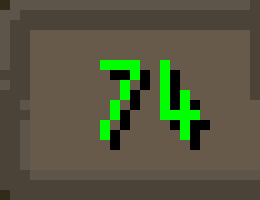
#> input picture pics/number_74_green.png, 52 x 40 px (shown 5 times larger); its folder holds 8 pictures in this run
$ jupyter execute --allow-errors tesseract.ipynb
#> lines starting #> are read from the running program, lines starting #| are printed output that depends on the picture; after the words box and inside, x2 and y2 are one past the last pixel; in counts of white or black regions, pixels touching at a corner belong together
[cell 1]
import cv2
import numpy
import mss
import matplotlib.pyplot as plt
import pytesseract
import numpy as np

from copy import copy

[cell 2]
pytesseract.get_tesseract_version()
#> (this line was passed over: pytesseract is not available in this run)

[cell 3]
MONITOR = {"top": 66, "left": 0, "width": 1120, "height": 990}
PICS_DIR = "../pics/"

[cell 4]
def get_screenshot(monitor=MONITOR):
    with mss.mss() as screenshot:
        return numpy.array(screenshot.grab(monitor))

def read_image(filename):
#> called with filename = 'number_74_green.png'
    return cv2.imread(PICS_DIR+filename, cv2.IMREAD_COLOR)
#> returned value is the input picture: shape (40, 52, 3); mean B, G, R 63.2, 87, 86.1


def show_image(*var_images, size="small"):
    """ Displays all images side by side.
    """
    if size == "small":
        figsize = (5, 5)
    elif size == "medium":
        figsize = (8, 8)
    elif size == "large":
        figsize = (12, 12)

    rgb_images = []
    for an_image in var_images:
        an_image = cv2.cvtColor(an_image, cv2.COLOR_BGRA2RGB)
        rgb_images.append(an_image)

    NUM_ROWS = 1
    IMGs_IN_ROW = len(rgb_images)

    #  Note to self: global image size setting:
    # plt.rcParams["figure.figsize"] = (20, 10)
    f, ax = plt.subplots(NUM_ROWS, IMGs_IN_ROW, figsize=figsize)

    if len(rgb_images) == 1:
        ax.imshow(rgb_images[0])
    else:
        for i, rgb in enumerate(rgb_images):
            ax[i].imshow(rgb)

    plt.tight_layout()
    plt.show()

[cell 5]
def bw_processing(filename):
    """Turn image to black text on white background. Return original too."""
    img = read_image(filename)
    # Keep light colors, but turn the rest black.
    light_text_only = cv2.threshold(img, 250, 255, cv2.THRESH_BINARY)[1]

    # Invert to be white background with black remaining
    black_mask = np.all(light_text_only == [0,0,0], axis=-1)
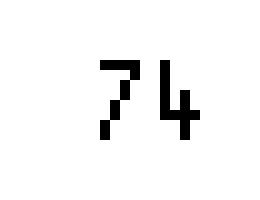
#> black_mask: shape (40, 52) bool (shown 5 times larger); 95.4% white; black in thin lines or dots, all inside (x1, y1, x2, y2) = (20, 12, 40, 28)
    non_black = np.any(light_text_only != [0,0,0], axis=-1)
    light_text_only[black_mask] = [255, 255, 255]
    light_text_only[non_black] = [0, 0, 0]

    return light_text_only, img


def image_to_string(img, psm="--psm 6"):
#     print(pytesseract.image_to_string(img, config=f"{psm}"))
#     print(pytesseract.image_to_string(img, config=f"{psm} digits"))
    return pytesseract.image_to_string(img, config=f"{psm} digits -c tessedit_char_whitelist=+0123456789").strip()


def img_to_str_bw_processing(filename, size="small"):
    bw_image, original = bw_processing(filename)

    zoom_factor = 2
    zoom_img = copy(bw_image)
    zoom_img = cv2.resize(
        bw_image,
        (bw_image.shape[1]*zoom_factor, bw_image.shape[0]*zoom_factor)
    )
    blur_img = copy(zoom_img)
    blur_img = cv2.medianBlur(blur_img, ksize=5)
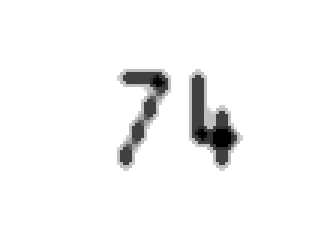
#> blur_img: shape (80, 104, 3) (shown 3 times larger); min 0, max 255, mean 244.8

    show_image(original, bw_image, zoom_img, blur_img, size=size)
#> after the loop in show_image, `for an_image in var_images:`: rgb_images = 4 items
#> in show_image, `IMGs_IN_ROW = len(rgb_images)`: IMGs_IN_ROW = 4
#> the loop in show_image, `for i, rgb in enumerate(rgb_images):` made 4 passes

    print(
        f"bw: {image_to_string(bw_image)}",
        f"zoomed: {image_to_string(zoom_img)}",
        f"blurred: {image_to_string(blur_img)}",
        sep=", "
    )
#> (the call stopped at in image_to_string, `return pytesseract.image_to_string(img, config=f"{psm} digits -c tesse..`: pytesseract is not available in this run)

[cell 6]
from typing import Dict, List, Union
import pathlib

def __load_font(font: str) -> Dict[str, cv2.Mat]:
    """
    Loads a font's alphabet from the fonts directory into a dictionary.
    Args:
        font: The name of the font to load.
    Returns:
        A dictionary of {"char": image} pairs.
    """
    PATH = pathlib.Path().resolve().parent.joinpath("fonts", font)
    pathlist = PATH.rglob("*.bmp")
    alphabet = {}
    for path in pathlist:
        name = int(path.stem)
        key = chr(name)
        value = cv2.imread(str(path), cv2.IMREAD_GRAYSCALE)
        alphabet[key] = value
    return alphabet

[cell 7]
PLAIN_11 = __load_font("Plain11")  # Used by RuneLite plugins, small interface text (orbs)
PLAIN_12 = __load_font("Plain12")  # Chatbox text, medium interface text
BOLD_12 = __load_font("Bold12")  # Main text, top-left mouseover text, overhead chat
QUILL = __load_font("Quill")  # Large bold quest text
QUILL_8 = __load_font("Quill8")  # Small quest text

[cell 8]
img_to_str_bw_processing("number_74_green.png", size="medium")

[cell 9]
img_to_str_bw_processing("number_100_green.png", size="medium")
#> call 2 of img_to_str_bw_processing, with filename = 'number_100_green.png', size = 'medium'
#> call 2 of read_image, with filename = 'number_100_green.png'
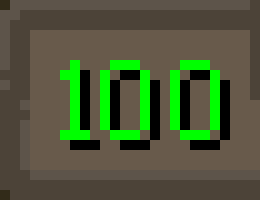
#> input picture pics/number_100_green.png, 52 x 40 px (shown 5 times larger)
#> in read_image, returned value is the input picture: shape (40, 52, 3); mean B, G, R 56.8, 90.7, 77.3
#> in bw_processing (call 2), `black_mask = np.all(light_text_only == [0,0,0], axis=-1)`: black_mask: shape (40, 52) bool; 91% white; black in thin lines or dots, all inside (x1, y1, x2, y2) = (12, 12, 44, 28)
#> in img_to_str_bw_processing (call 2), `blur_img = cv2.medianBlur(blur_img, ksize=5)`:
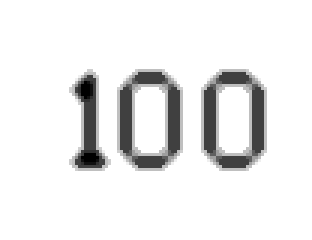
#> blur_img: shape (80, 104, 3) (shown 3 times larger); min 0, max 255, mean 235.1
#> the loop in show_image (call 2), `for i, rgb in enumerate(rgb_images):` made 4 passes
#> (the call stopped at in image_to_string, `return pytesseract.image_to_string(img, config=f"{psm} digits -c tesse..`: pytesseract is not available in this run)

[cell 10]
img_to_str_bw_processing("94.png", size="medium")
#> call 3 of bw_processing, with filename = '94.png'
#> call 3 of read_image, with filename = '94.png'
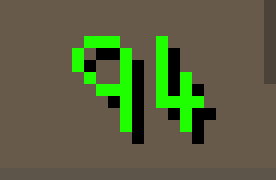
#> input picture pics/94.png, 46 x 30 px (shown 6 times larger)
#> in read_image, returned value is the input picture: shape (30, 46, 3); mean B, G, R 63.9, 97, 90.4
#> in bw_processing (call 3), `black_mask = np.all(light_text_only == [0,0,0], axis=-1)`:
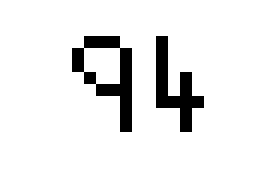
#> black_mask: shape (30, 46) bool (shown 6 times larger); 91.9% white; black in thin lines or dots, all inside (x1, y1, x2, y2) = (12, 6, 34, 22)
#> (the call stopped at in image_to_string, `return pytesseract.image_to_string(img, config=f"{psm} digits -c tesse..`: pytesseract is not available in this run)

[cell 11]
img_to_str_bw_processing("hp_status_bar_hard.png", size="medium")
#> call 4 of img_to_str_bw_processing, with filename = 'hp_status_bar_hard.png', size = 'medium'
#> call 4 of bw_processing, with filename = 'hp_status_bar_hard.png'
#> call 4 of read_image, with filename = 'hp_status_bar_hard.png'
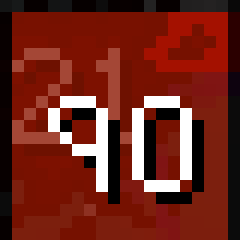
#> input picture pics/hp_status_bar_hard.png, 40 x 40 px (shown 6 times larger)
#> in read_image, returned value is the input picture: shape (40, 40, 3); mean B, G, R 28, 39.3, 113.5
#> in bw_processing (call 4), `light_text_only = cv2.threshold(img, 250, 255, cv2.THRESH_BINARY)[1]`:
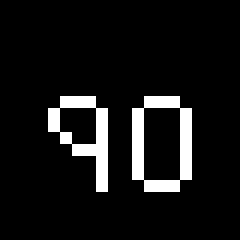
#> light_text_only: shape (40, 40, 3) (shown 6 times larger); 8.2% white in thin lines or dots, all inside (x1, y1, x2, y2) = (8, 16, 32, 32)
#> in bw_processing (call 4), `light_text_only[black_mask] = [255, 255, 255]`: light_text_only: shape (40, 40, 3); every value is 255
#> in img_to_str_bw_processing (call 4), `zoom_img = cv2.resize( bw_image, (bw_image.shape[1]*zoom_factor, bw_im..`:
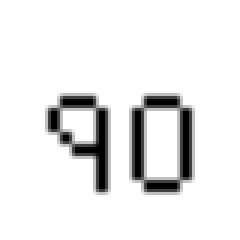
#> zoom_img: shape (80, 80, 3) (shown 3 times larger); min 0, max 255, mean 234
#> in img_to_str_bw_processing (call 4), `blur_img = cv2.medianBlur(blur_img, ksize=5)`:
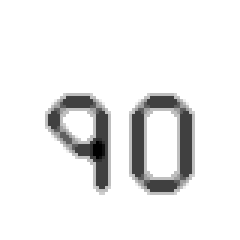
#> blur_img: shape (80, 80, 3) (shown 3 times larger); min 0, max 255, mean 236.8
#> (the call stopped at in image_to_string, `return pytesseract.image_to_string(img, config=f"{psm} digits -c tesse..`: pytesseract is not available in this run)

#> (a cell that did not finish here is left out)

img_to_str_bw_processing("number_nmz_990.png", size="medium")

#> (a cell that did not finish here is left out)

#> (a cell that did not finish here is left out)

[cell 15]
img_to_str_bw_processing("94.png", size="medium")
#> (the call stopped at in image_to_string, `return pytesseract.image_to_string(img, config=f"{psm} digits -c tesse..`: pytesseract is not available in this run)
